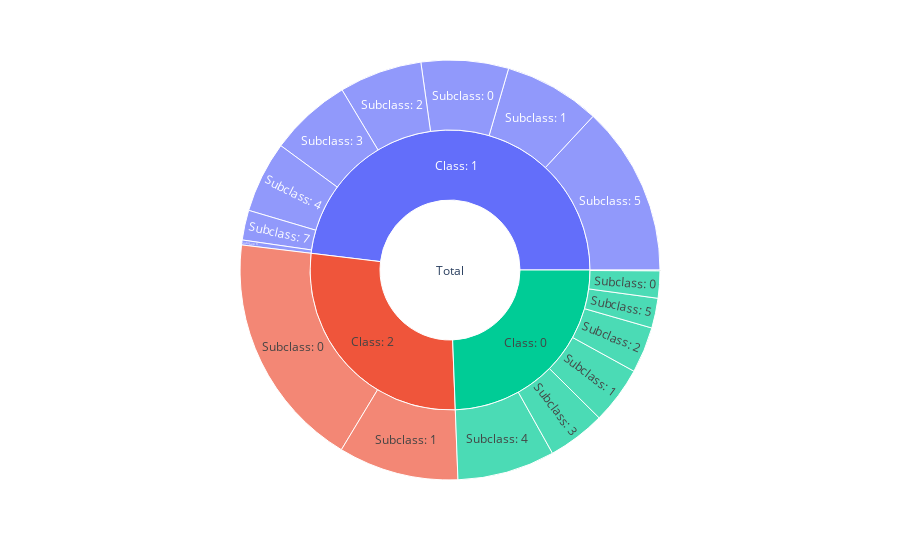

The code cell stored with this chart in its notebook:
### Code cell
fig = px.sunburst(df2, path=['total','main_class', 'subclass'], values='beer_count')
fig.show()

### Figure 1 — Plotly figure (JSON) as saved in the notebook; plotly's stock layout.template omitted (floating-point values rounded to 4 significant figures)
{"data": [{"branchvalues": "total", "domain": {"x": [0, 1], "y": [0, 1]}, "hovertemplate": "labels=%{label}<br>beer_count=%{value}<br>parent=%{parent}<br>id=%{id}<extra></extra>", "ids": ["Total/Class: 0/Subclass: 0", "Total/Class: 1/Subclass: 0", "Total/Class: 2/Subclass: 0", "Total/Class: 0/Subclass: 1", "Total/Class: 1/Subclass: 1", "Total/Class: 2/Subclass: 1", "Total/Class: 0/Subclass: 2", "Total/Class: 1/Subclass: 2", "Total/Class: 0/Subclass: 3", "Total/Class: 1/Subclass: 3", "Total/Class: 0/Subclass: 4", "Total/Class: 1/Subclass: 4", "Total/Class: 0/Subclass: 5", "Total/Class: 1/Subclass: 5", "Total/Class: 0/Subclass: 6", "Total/Class: 1/Subclass: 6", "Total/Class: 1/Subclass: 7", "Total/Class: 0", "Total/Class: 1", "Total/Class: 2", "Total"], "labels": ["Subclass: 0", "Subclass: 0", "Subclass: 0", "Subclass: 1", "Subclass: 1", "Subclass: 1", "Subclass: 2", "Subclass: 2", "Subclass: 3", "Subclass: 3", "Subclass: 4", "Subclass: 4", "Subclass: 5", "Subclass: 5", "Subclass: 6", "Subclass: 6", "Subclass: 7", "Class: 0", "Class: 1", "Class: 2", "Total"], "name": "", "parents": ["Total/Class: 0", "Total/Class: 1", "Total/Class: 2", "Total/Class: 0", "Total/Class: 1", "Total/Class: 2", "Total/Class: 0", "Total/Class: 1", "Total/Class: 0", "Total/Class: 1", "Total/Class: 0", "Total/Class: 1", "Total/Class: 0", "Total/Class: 1", "Total/Class: 0", "Total/Class: 1", "Total/Class: 1", "Total", "Total", "Total", ""], "type": "sunburst", "values": [72, 231, 627, 152, 255, 318, 122, 219, 153, 217, 258, 189, 79, 449, 2, 13, 79, 838, 1652, 945, 3435]}], "layout": {"legend": {"tracegroupgap": 0}, "margin": {"t": 60}, "xaxis": {"title": {"text": "Date"}}, "yaxis": {"title": {"text": "Monthly Injection Volume (m3)"}}}}
